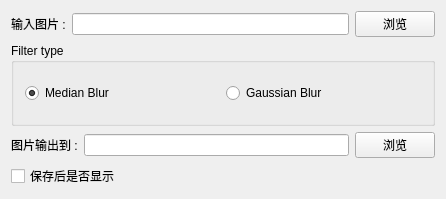
<?xml version="1.0" encoding="UTF-8"?>
<ui version="4.0">
 <class>MainWindow</class>
 <widget class="QMainWindow" name="MainWindow">
  <property name="geometry">
   <rect>
    <x>0</x>
    <y>0</y>
    <width>446</width>
    <height>199</height>
   </rect>
  </property>
  <property name="windowTitle">
   <string>你好！opencv</string>
  </property>
  <widget class="QWidget" name="centralWidget">
   <layout class="QVBoxLayout" name="verticalLayout">
    <item>
     <layout class="QHBoxLayout" name="topHorizontalLayout">
      <item>
       <widget class="QLabel" name="inputLabel">
        <property name="text">
         <string>输入图片 :</string>
        </property>
       </widget>
      </item>
      <item>
       <widget class="QLineEdit" name="inputLineEdit"/>
      </item>
      <item>
       <widget class="QPushButton" name="inputPushButton">
        <property name="text">
         <string>浏览</string>
        </property>
       </widget>
      </item>
     </layout>
    </item>
    <item>
     <widget class="QGroupBox" name="filterTypeGroupBox">
      <property name="title">
       <string>Filter type</string>
      </property>
      <layout class="QHBoxLayout" name="horizontalLayout_2">
       <item>
        <widget class="QRadioButton" name="medianBlurRadioButton">
         <property name="text">
          <string>Median Blur</string>
         </property>
         <property name="checked">
          <bool>true</bool>
         </property>
        </widget>
       </item>
       <item>
        <widget class="QRadioButton" name="gaussianBlurRadioButton">
         <property name="text">
          <string>Gaussian Blur</string>
         </property>
        </widget>
       </item>
      </layout>
     </widget>
    </item>
    <item>
     <layout class="QHBoxLayout" name="bottomHorizontalLayout">
      <item>
       <widget class="QLabel" name="outputLabel">
        <property name="text">
         <string>图片输出到 :</string>
        </property>
       </widget>
      </item>
      <item>
       <widget class="QLineEdit" name="outputLineEdit"/>
      </item>
      <item>
       <widget class="QPushButton" name="outputPushButton">
        <property name="text">
         <string>浏览</string>
        </property>
       </widget>
      </item>
     </layout>
    </item>
    <item>
     <widget class="QCheckBox" name="displayImageCheckBox">
      <property name="text">
       <string>保存后是否显示</string>
      </property>
     </widget>
    </item>
   </layout>
  </widget>
 </widget>
 <layoutdefault spacing="6" margin="11"/>
 <resources/>
 <connections/>
</ui>
